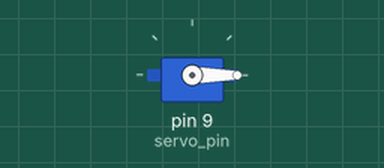
A sketch run on a simulated Arduino Uno, built with avr-gcc and run on an emulated ATmega328P. On the bench: servo.

Above: at 0.05 s.
Timing chart, 0 to 4.6 s (numbered marks = the images above):
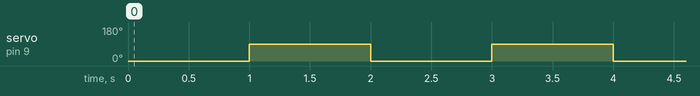

The sketch:

Servo.ino.ino
```cpp
#include <Servo.h>
Servo s1;
int servo_pin=9;


void setup() {
  s1.attach(servo_pin);
}

void loop() {
  // put your main code here, to run repeatedly:
s1.write(0);//Moving the servo 0 degrees
delay(1000);
s1.write(90);//Moving the servo 90 degrees
delay(1000);

}
```

Measured:
- by itself, servo on pin 9 (servo_pin): alternates 90° for 1.0 s and 0° for 1.0 s
